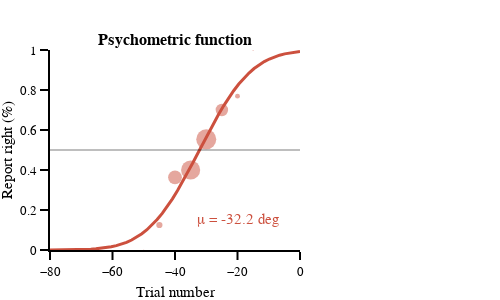

Notebook code cell kept with this figure:
### Code cell
# subplot settings
rows, cols = 1, 1
fig_height, fig_width = 300, 400 * cols + 100
column_widths, row_heights = [1],[1]
sb_specs = [[{}]]
subplot_titles = ('<b>Psychometric function<b>', '')
fig = make_subplots(rows=rows, cols=cols, print_grid=False, vertical_spacing=0.2, horizontal_spacing=0.15, 
                    column_widths=column_widths, row_heights=row_heights, subplot_titles=subplot_titles)
df_pf_value['report_right_num_norm'] = np.array((df_pf_value.report_right_num-np.min(df_pf_value.report_right_num))/
                                                (np.max(df_pf_value.report_right_num)-np.min(df_pf_value.report_right_num)))


# compute psychometric function
# Parameter bounds are in the form [bias, threshold, lapse]
params = {'parmin': np.array([-100., 0., 0.]), # The minimum allowable parameter values
          'parmax': np.array([0., 40., 0.2]), # The maximum allowable parameter values
          'parstart': np.array([-40, 10., 0.1]), # Non-zero starting parameters, used to try to avoid local minima
          'nfits': 30} # The number of fits to run

data = np.vstack((np.array(df_pf_value.angle_test),
                  np.array(df_pf_value.report_right_num),
                  np.array(df_pf_value.report_right_prct)
                  ))
pars, L = psy.mle_fit_psycho(data, 'erf_psycho', **params)
fit_x = np.linspace(-80,0,50)
fit_y = psy.erf_psycho(pars, fit_x)
fig.append_trace(go.Scatter(x=fit_x, y=fit_y,
                            mode='lines', marker_color=colors_panel[7], marker_opacity=1, 
                            line_width=3, marker_symbol='circle'), row=1, col=1)
fig.append_trace(go.Scatter(x=[-20], y=[0.15], mode="text", text="μ = {:2.1f} deg".format(pars[0]),
                         textfont_color=colors_panel[7], textfont_size=15), row=1, col=1)

# plot dots
fig.append_trace(go.Scatter(x=df_pf_value.angle_test,
                            y=df_pf_value.report_right_prct,
                            marker_size=df_pf_value.report_right_num_norm*20, 
                            mode='markers', marker_color=colors_panel[7], marker_opacity=0.5, line_width=3,
                            marker_line_width=0, marker_symbol='circle'), row=1, col=1)
fig.add_hline(y=0.5, opacity=0.25, row=1, col=1)

# axes settings
for row in np.arange(rows):
    for col in np.arange(cols):
        fig.update_xaxes(visible=True, ticklen=8, linewidth=template_specs['axes_width'], 
                         range=[-80,0], title='Trial number', row=row+1, col=col+1)
        fig.update_yaxes(visible=True, ticklen=8, linewidth=template_specs['axes_width'], 
                         title='Report right (%)', range=[0,1], row=row+1, col=col+1)
fig.layout.update(template=fig_template, width=fig_width, height=fig_height, margin_l=50, 
                  margin_r=200, margin_t=50, margin_b=50,  showlegend=False)
fig.show()
if not os.path.exists(fig_dir):os.mkdir(fig_dir)
fig.write_image('{}/{}_pfun.pdf'.format(fig_dir, subject))

### Figure 1 — Plotly figure (JSON) as saved in the notebook; plotly's stock layout.template omitted (floating-point values rounded to 4 significant figures)
{"data": [{"line": {"width": 3}, "marker": {"color": "rgb(204, 80, 62)", "opacity": 1, "symbol": "circle"}, "mode": "lines", "type": "scatter", "x": [-80, -78.37, -76.73, -75.1, -73.47, -71.84, -70.2, -68.57, -66.94, -65.31, -63.67, -62.04, -60.41, -58.78, -57.14, -55.51, -53.88, -52.24, -50.61, -48.98, -47.35, -45.71, -44.08, -42.45, -40.82, -39.18, -37.55, -35.92, -34.29, -32.65, -31.02, -29.39, -27.76, -26.12, -24.49, -22.86, -21.22, -19.59, -17.96, -16.33, -14.69, -13.06, -11.43, -9.796, -8.163, -6.531, -4.898, -3.265, -1.633, 0], "xaxis": "x", "y": [0.0001443, 0.0002312, 0.0003653, 0.0005687, 0.0008728, 0.001321, 0.00197, 0.002897, 0.004201, 0.006007, 0.00847, 0.01178, 0.01615, 0.02186, 0.02917, 0.03842, 0.04992, 0.06402, 0.08103, 0.1013, 0.1249, 0.1522, 0.1832, 0.2178, 0.256, 0.2973, 0.3415, 0.388, 0.4361, 0.4852, 0.5345, 0.5833, 0.6308, 0.6764, 0.7195, 0.7597, 0.7964, 0.8296, 0.8591, 0.885, 0.9072, 0.9261, 0.9419, 0.955, 0.9655, 0.974, 0.9806, 0.9857, 0.9897, 0.9926], "yaxis": "y"}, {"mode": "text", "text": "μ = -32.2 deg", "textfont": {"color": "rgb(204, 80, 62)", "size": 15}, "type": "scatter", "x": [-20], "xaxis": "x", "y": [0.15], "yaxis": "y"}, {"line": {"width": 3}, "marker": {"color": "rgb(204, 80, 62)", "line": {"width": 0}, "opacity": 0.5, "size": [0, 0, 0.4444, 0.8889, 6.222, 13.78, 19.11, 20, 12.44, 4.889, 1.333], "symbol": "circle"}, "mode": "markers", "type": "scatter", "x": [-65, -60, -55, -50, -45, -40, -35, -30, -25, -20, -15], "xaxis": "x", "y": [0, 0, 0, 0, 0.125, 0.3636, 0.4, 0.5532, 0.7, 0.7692, 1], "yaxis": "y"}], "layout": {"annotations": [{"font": {"size": 16}, "showarrow": false, "text": "<b>Psychometric function<b>", "x": 0.5, "xanchor": "center", "xref": "paper", "y": 1, "yanchor": "bottom", "yref": "paper"}], "height": 300, "margin": {"b": 50, "l": 50, "r": 200, "t": 50}, "shapes": [{"opacity": 0.25, "type": "line", "x0": 0, "x1": 1, "xref": "x domain", "y0": 0.5, "y1": 0.5, "yref": "y"}], "showlegend": false, "width": 500, "xaxis": {"anchor": "y", "domain": [0, 1], "linewidth": 2, "range": [-80, 0], "ticklen": 8, "title": {"text": "Trial number"}, "type": "linear", "visible": true}, "yaxis": {"anchor": "x", "domain": [0, 1], "linewidth": 2, "range": [0, 1], "ticklen": 8, "title": {"text": "Report right (%)"}, "type": "linear", "visible": true}}}
